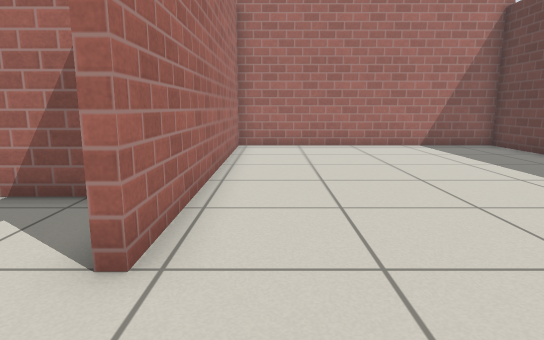
View 1 (above)

23 first-person views from a walk through a robot-simulator world made for Gazebo. The camera is 0.72 m above the floor, tilts 10° down and sees 75° across. The floor is counted in squares, 0.5 m on a side. Each view is taken from the middle of a square. On the plan, view 1 faces up. The plan holds only what a view shows up to about 15 squares ahead; the rest is blank. Gazebo's built-in surfaces are drawn with simple patterns.

View 2
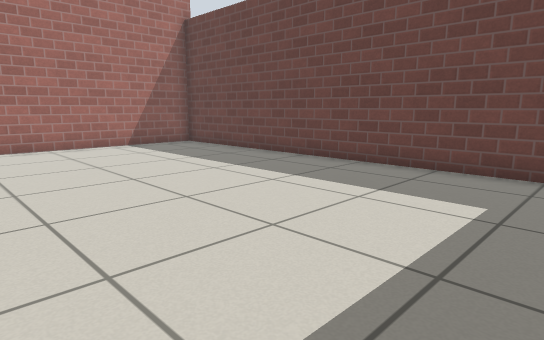

View 3
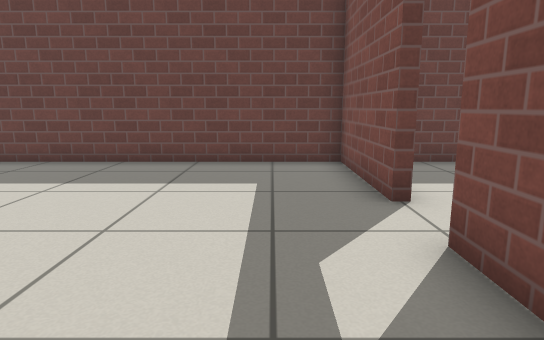

View 4
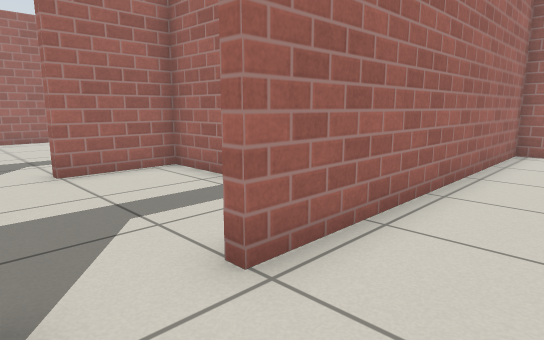

View 5
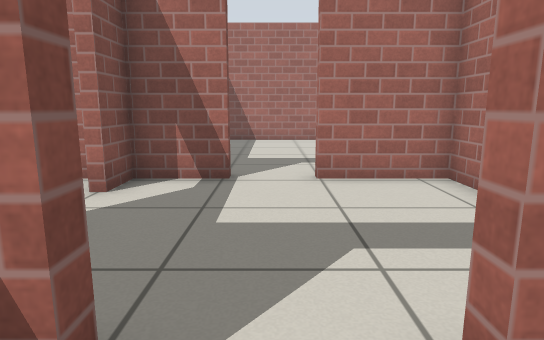

View 6
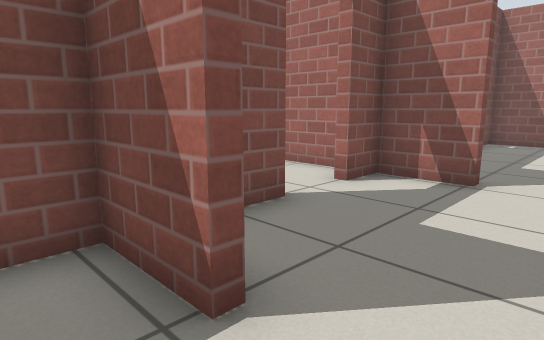

View 7
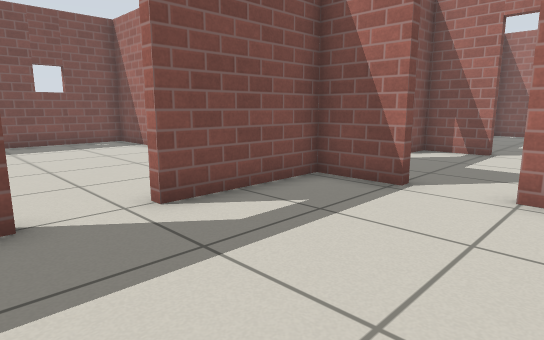

View 8
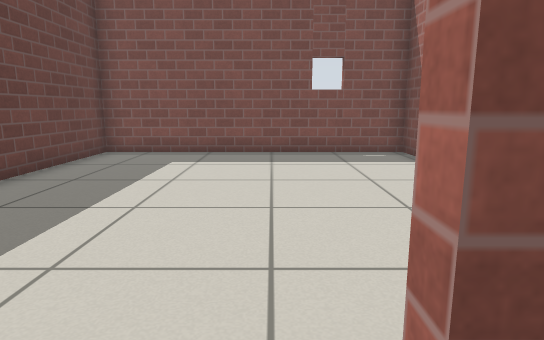

View 9
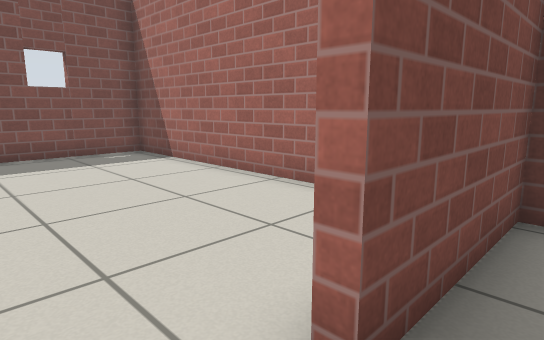

View 10
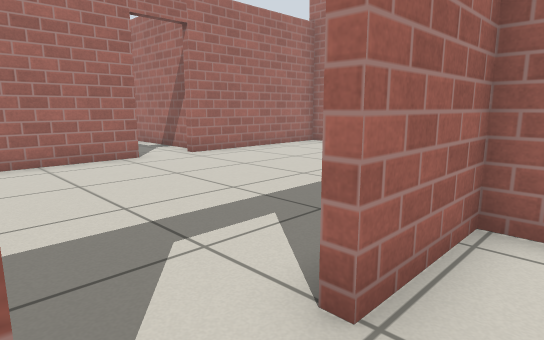

View 11
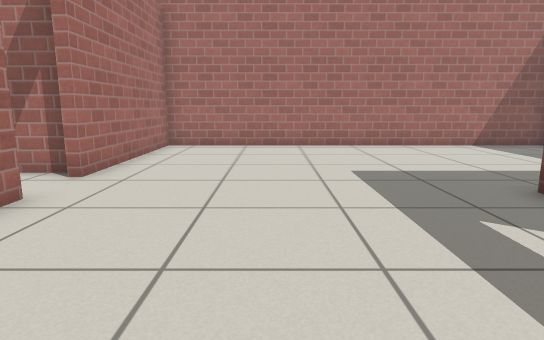

View 12
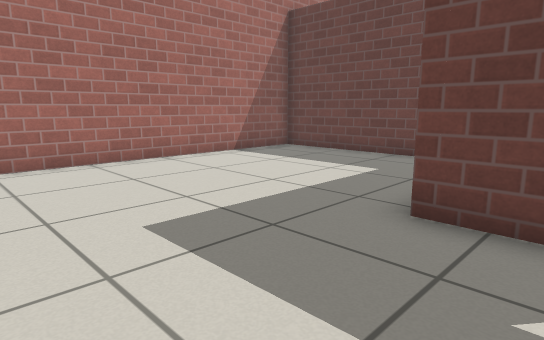

View 13
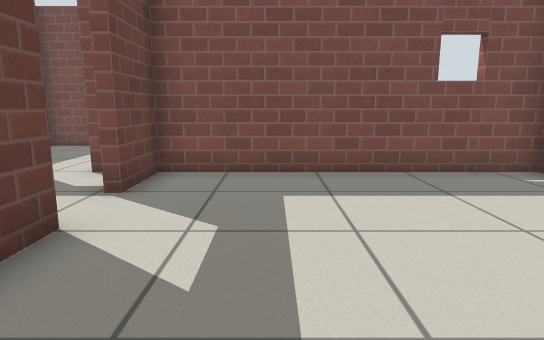

View 14
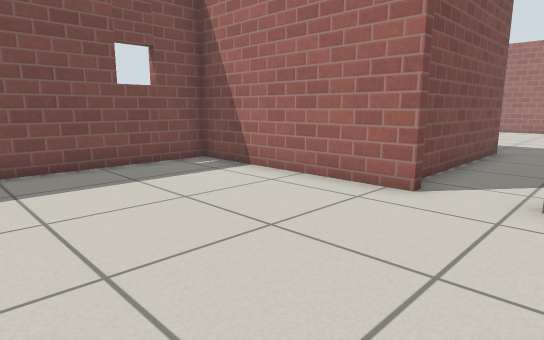

View 15
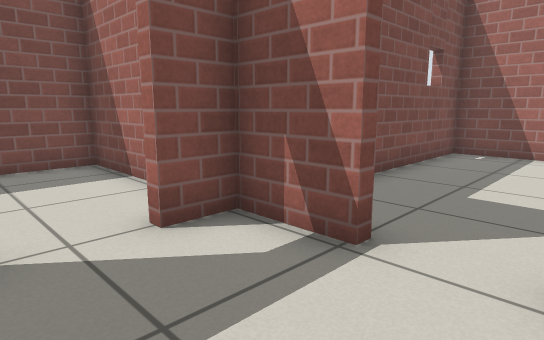

View 16
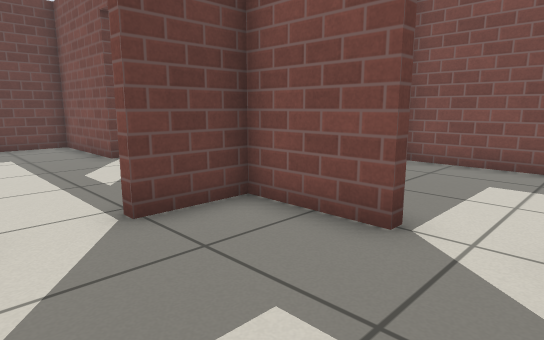

View 17
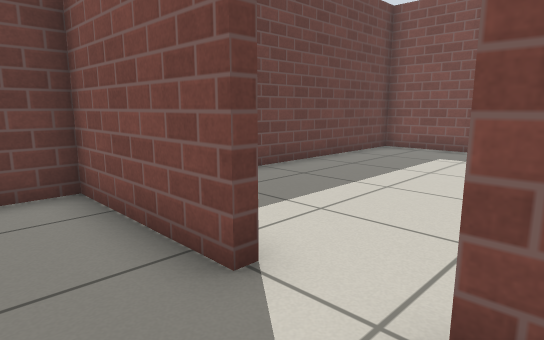

View 18
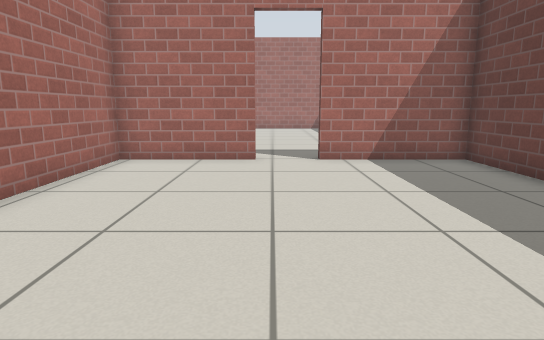

View 19
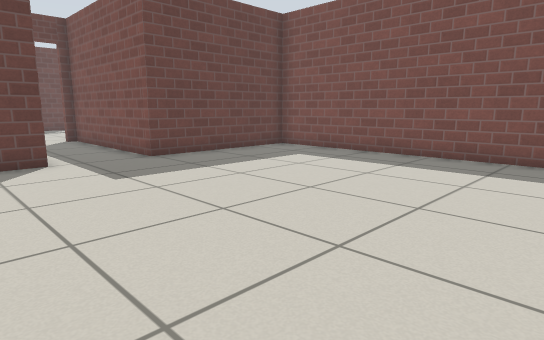

View 20
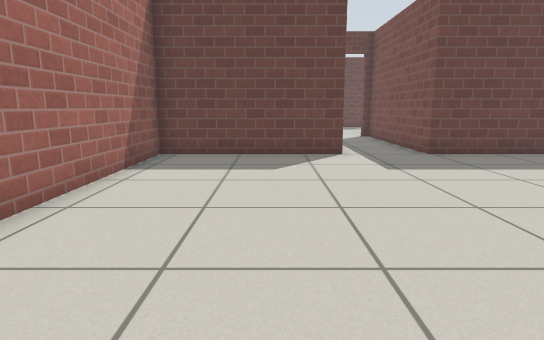

View 21
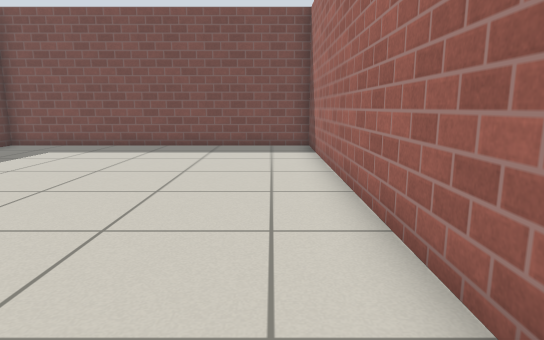

View 22
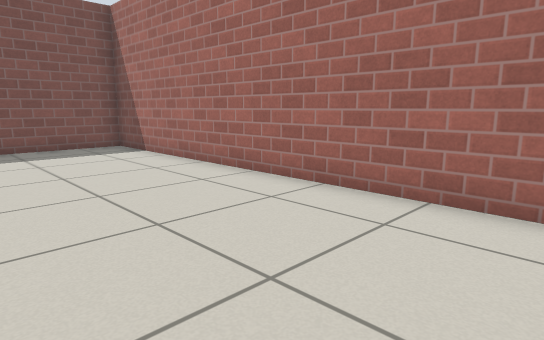

View 23
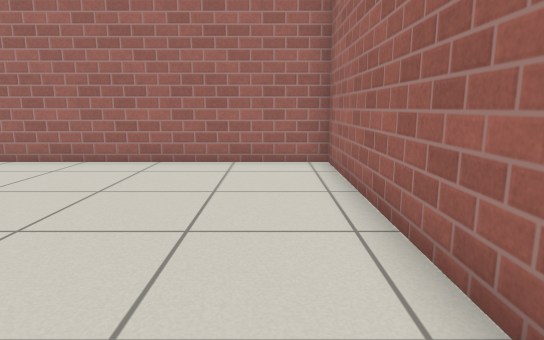

### Floor plan
Ten units are one square. View 1 is at (0, 0); x grows to the right and y downward. Boxes are objects, and circles mark ways between rooms. Rooms are numbered by the first view taken in them; rooms with no view inside come last. Other rooms are left out.
<svg viewBox="-349 -140 438 260">
<path fill="none" stroke="#000" d="M-13 -13 -13 8 25 8M43 8 84 8 84 -135 -13 -135 -13 -29M-71 -13 -71 8 -60 8M-30 -56 -71 -56 -71 -29M-42 8 -16 8 -16 -13M-74 -29 -74 -60M-160 -55 -160 8 -74 8 -74 -11M-16 -84 -16 -135 -160 -135 -160 -73M25 12 -13 12 -13 115 84 115 84 12 43 12M-230 -78 -230 -135 -344 -135 -344 6 -230 6 -230 -51 -163 -51M-165 -78 -211 -78M-71 17 -71 65 -15 65"/>
<circle cx="-13" cy="-23" r="3" fill="#2a7"/>
<circle cx="35" cy="10" r="3" fill="#2a7"/>
<circle cx="-70" cy="-20" r="3" fill="#2a7"/>
<circle cx="-55" cy="10" r="3" fill="#2a7"/>
<circle cx="-160" cy="-65" r="3" fill="#2a7"/>
<text x="40" y="-70">1</text>
<text x="-50" y="-30">2</text>
<text x="-100" y="-70">3</text>
<text x="30" y="60">4</text>
<text x="-280" y="-70">5</text>
<text x="-50" y="40">6</text>
</svg>
Room 1 opens to room 2. Room 1 opens to room 4. Room 2 opens to room 3. Room 2 opens to room 6. Room 3 opens to room 5.

Where each view was taken, in squares from view 1:
view 1: 0 up, 0 right, facing up
view 2: 0 up, 0 right, facing up-right
view 3: 1 up, 1 left, facing right
view 4: 1 up, 1 right, facing up-left
view 5: 2 up, 0 right, facing left
view 6: 3 up, 0 right, facing down-left
view 7: 4 up, 5 right, facing down-left
view 8: 0 up, 3 right, facing down
view 9: 0 up, 4 right, facing down-left
view 10: 1 up, 6 left, facing up-left
view 11: 0 up, 12 left, facing up
view 12: 4 up, 12 left, facing up-right
view 13: 7 up, 10 left, facing down
view 14: 8 up, 10 left, facing down-left
view 15: 3 up, 4 left, facing down-left
view 16: 3 up, 6 left, facing down-right
view 17: 1 up, 2 right, facing down-right
view 18: 11 down, 3 right, facing up
view 19: 10 up, 33 left, facing down-right
view 20: 10 up, 34 left, facing right
view 21: 13 up, 33 left, facing down
view 22: 13 up, 29 left, facing down-left
view 23: 12 up, 25 left, facing left
